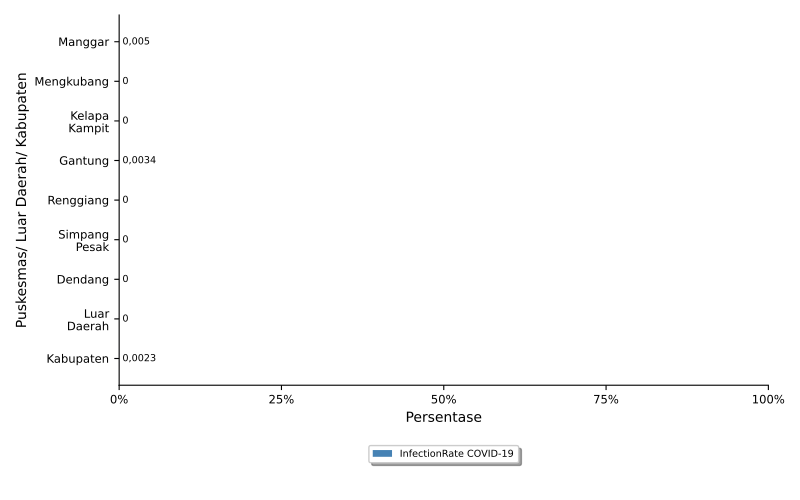

Python code for this plot:
import numpy as np
import matplotlib.pyplot as plt
import pandas
from textwrap import wrap
from matplotlib.ticker import FuncFormatter
import locale
locale.setlocale(locale.LC_ALL, 'id_ID.UTF8')

import sys, os, inspect
currentdir = os.path.dirname(os.path.abspath(inspect.getfile(inspect.currentframe())))
parentdir = os.path.dirname(currentdir)
sys.path.insert(0, parentdir)

berkasData = currentdir +'\\bab_06_17b_dataInfectionRateCovid.csv'
berkasSimpan = currentdir +'\\bab_06_17b_infectionRateCovid.pdf'
# judulDiagram = 'Infection Rate COVID-19\nTahun 2022'
sumbuX = 'Persentase'
sumbuY = 'Puskesmas/ Luar Daerah/ Kabupaten'
tickerSumbuX = np.arange(0,110,25)
labelBar1 = 'InfectionRate COVID-19'

# read data file
colnames = ['puskesmas','infectionRate']
data = pandas.read_csv(berkasData, names=colnames, sep=';')
puskesmas = data.puskesmas.tolist()
bar1 = data.infectionRate.tolist()

ind = np.arange(len(puskesmas))  # the x locations for the groups
width = 0.5       # the width of the bars
widthDL = 0.5

# make bars
fig, ax = plt.subplots()
rects1 = ax.barh(ind, bar1, width, color='steelblue', label=labelBar1)

# add some text for labels, title and axes ticks
# ax.set_title(judulDiagram)
ax.set_xticks(tickerSumbuX)
ax.set_xlabel(sumbuX)
ax.xaxis.set_major_formatter(FuncFormatter(lambda x, pos: "{:n}%".format(x)))

ax.set_yticks(ind)
ax.set_yticklabels(list([ '\n'.join(wrap(l, 10)) for l in puskesmas ]))
ax.invert_yaxis()
ax.set_ylabel(sumbuY)

ax.tick_params(axis='both', which='major', labelsize='small')
ax.spines['top'].set_visible(False)
ax.spines['right'].set_visible(False)
# ax.spines['left'].set_visible(False)

# make legend box
box = ax.get_position()
ax.set_position([box.x0, box.y0 + box.height * 0.1, box.width, box.height * 0.9])
ax.legend(fontsize='x-small', loc='upper center', bbox_to_anchor=(0.5, -0.15), fancybox=True, shadow=True, ncol=1)

# add data label
for i, v in enumerate(bar1):
    ax.text(v + widthDL, i, '{:n}'.format(v), ha='left', va='center', fontsize='x-small')

# finishing
pyrfig = plt.figure(1)
pyrfig.set_figwidth(8)
pyrfig.set_figheight(5)
# tight_layout to make consistent size
# adjust subplot to make room for legend
fig.subplots_adjust(bottom=-0.15)
plt.tight_layout()
plt.savefig(berkasSimpan, metadata={"Author": "Willy"})
plt.close(pyrfig)
# plt.show()
